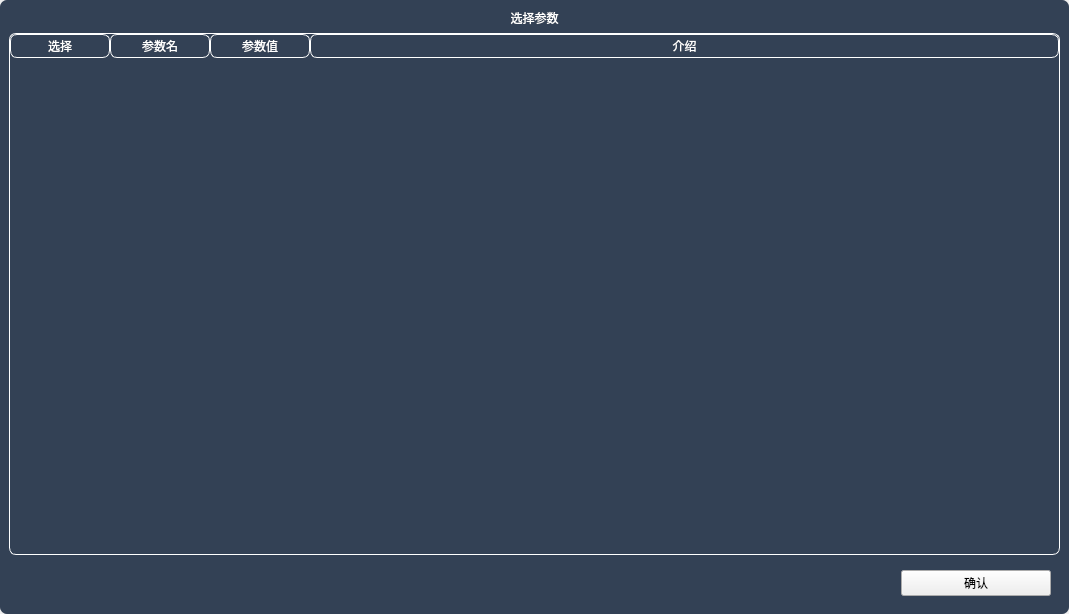
<?xml version="1.0" encoding="UTF-8"?>
<ui version="4.0">
 <class>ParamCheckWidget</class>
 <widget class="QWidget" name="ParamCheckWidget">
  <property name="geometry">
   <rect>
    <x>0</x>
    <y>0</y>
    <width>1069</width>
    <height>614</height>
   </rect>
  </property>
  <property name="windowTitle">
   <string>Form</string>
  </property>
  <layout class="QHBoxLayout" name="horizontalLayout">
   <property name="spacing">
    <number>0</number>
   </property>
   <property name="leftMargin">
    <number>0</number>
   </property>
   <property name="topMargin">
    <number>0</number>
   </property>
   <property name="rightMargin">
    <number>0</number>
   </property>
   <property name="bottomMargin">
    <number>0</number>
   </property>
   <item>
    <widget class="QWidget" name="centralwidget" native="true">
     <property name="styleSheet">
      <string notr="true">#centralwidget{
	color: white;
	border-radius: 7px;
	background-color: rgb(51, 65, 85);
}

QLabel{
	color: white;
}

QTableWidget{
	color: #fff;
	border: 1px solid #fff;
	border-radius: 7px;
	background: transparent;
}

QHeaderView{
	color: #fff;
	border-radius: 7px;
	background: transparent;
}

QHeaderView::section{
	border: 1px solid #fff;
	border-radius: 7px;
	background: transparent;
}

QLineEdit{
	border: 1px solid grey;
	border-radius: 5px;
}

QLineEdit:disabled {
	color: #808080;
    background-color: rgb(61, 61, 61);
}</string>
     </property>
     <layout class="QVBoxLayout" name="verticalLayout">
      <item>
       <widget class="QLabel" name="label">
        <property name="text">
         <string>选择参数</string>
        </property>
        <property name="alignment">
         <set>Qt::AlignmentFlag::AlignCenter</set>
        </property>
       </widget>
      </item>
      <item>
       <widget class="QTableWidget" name="tableWidget">
        <property name="editTriggers">
         <set>QAbstractItemView::EditTrigger::NoEditTriggers</set>
        </property>
        <property name="selectionBehavior">
         <enum>QAbstractItemView::SelectionBehavior::SelectRows</enum>
        </property>
        <attribute name="horizontalHeaderStretchLastSection">
         <bool>true</bool>
        </attribute>
        <attribute name="verticalHeaderVisible">
         <bool>false</bool>
        </attribute>
        <column>
         <property name="text">
          <string>选择</string>
         </property>
        </column>
        <column>
         <property name="text">
          <string>参数名</string>
         </property>
        </column>
        <column>
         <property name="text">
          <string>参数值</string>
         </property>
        </column>
        <column>
         <property name="text">
          <string>介绍</string>
         </property>
        </column>
       </widget>
      </item>
      <item>
       <widget class="QWidget" name="widget" native="true">
        <layout class="QHBoxLayout" name="horizontalLayout_2">
         <item>
          <spacer name="horizontalSpacer">
           <property name="orientation">
            <enum>Qt::Orientation::Horizontal</enum>
           </property>
           <property name="sizeHint" stdset="0">
            <size>
             <width>865</width>
             <height>20</height>
            </size>
           </property>
          </spacer>
         </item>
         <item>
          <widget class="QPushButton" name="pushButton_affirm">
           <property name="minimumSize">
            <size>
             <width>150</width>
             <height>0</height>
            </size>
           </property>
           <property name="text">
            <string>确认</string>
           </property>
          </widget>
         </item>
        </layout>
       </widget>
      </item>
     </layout>
    </widget>
   </item>
  </layout>
 </widget>
 <resources/>
 <connections/>
</ui>
